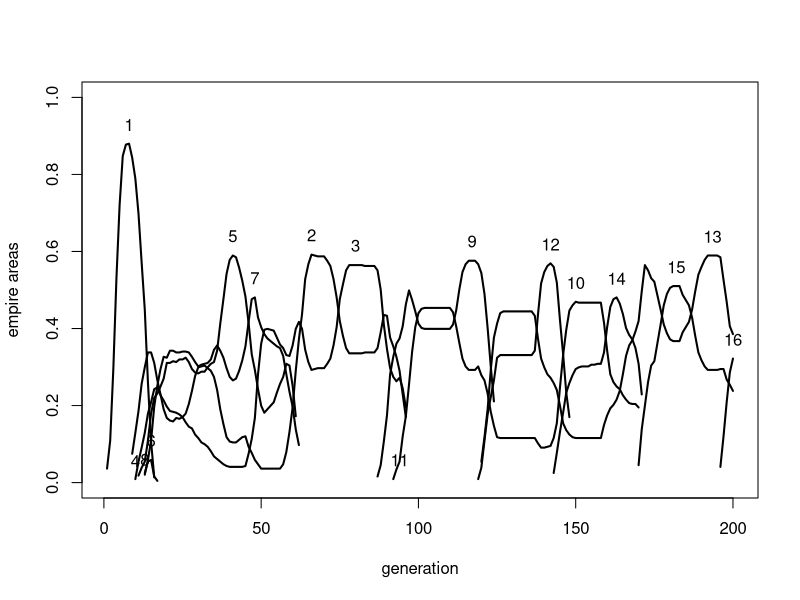
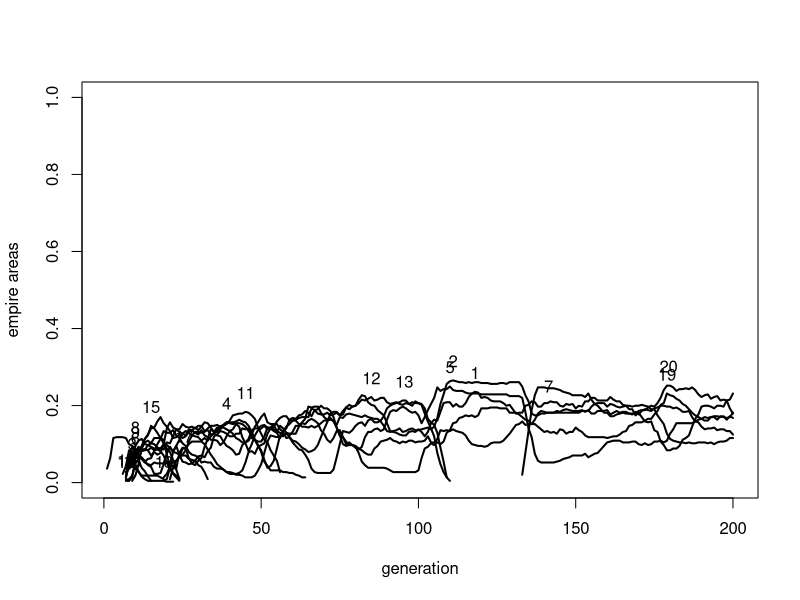
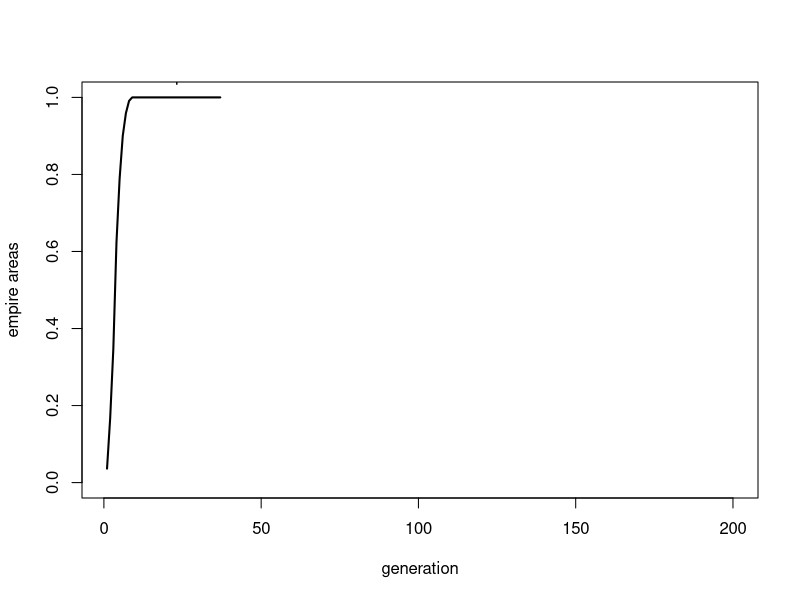
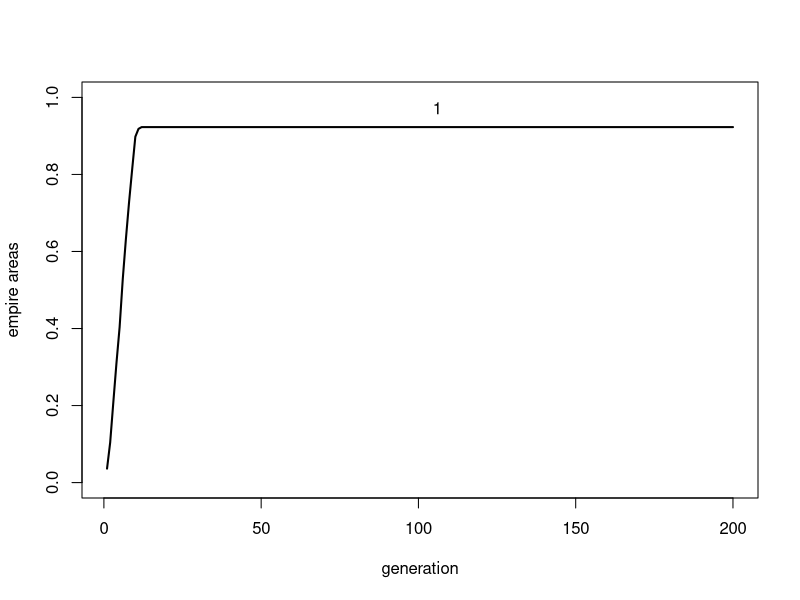
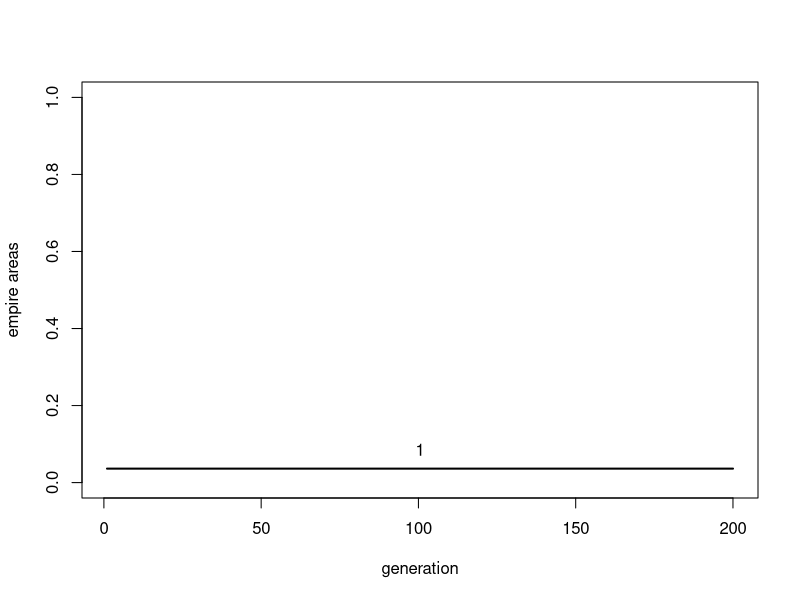

Recreate these plots in R, in order.
## ---- chunk 1

# N_side x N_side grid
N_side <- 10

# matrix for empire id, initially all 0 (no empire)
E <- matrix(0, nrow = N_side, ncol = N_side)

## ---- chunk 2

# create a starting 4x4-cell empire 1
row_E1 <- sample(3:(N_side-5), 1)
col_E1 <- sample(3:(N_side-5), 1)
E[row_E1:(row_E1+3),col_E1:(col_E1+3)] <- 1

E
  
## ---- chunk 3

# matrix for asabiya, S
S <- matrix(0.1, nrow = N_side, ncol = N_side)

S

## ---- chunk 4

# record area of empire 1 in output dataframe
output <- data.frame(generation = 1,
                     empire = 1,
                     area = sum(E == 1))

output
  
## ---- chunk 5

# store highest empire number, to subsequently create new empires
max_empire <- 1

## ---- chunk 6

# 1. Update asabiya (S)

# matrix of whether group has at least one dissimilar-empire neighbour
dissimilar_neighbour <- matrix(0, nrow = N_side, ncol = N_side)

# south: compare E with 1st row removed and duplicate 21st row (shifted up) vs regular E
dissimilar_neighbour <- dissimilar_neighbour + (rbind(E[-1,], E[N_side,]) != E)

# east: compare E with 1st col removed and duplicate 21st col (shifted left) vs regular E
dissimilar_neighbour <- dissimilar_neighbour + (cbind(E[,-1], E[,N_side]) != E)

# north: compare E with duplicate 1st row (shifted down) vs regular E
dissimilar_neighbour <- dissimilar_neighbour + (rbind(E[1,], E[-N_side,]) != E)

# west: compare E with duplicate 1st column (shifted right) vs regular E
dissimilar_neighbour <- dissimilar_neighbour + (cbind(E[,1], E[,-N_side]) != E)

dissimilar_neighbour

## ---- chunk 7

# remove the multiple borders, reduce to TRUE/FALSE
dissimilar_neighbour <- dissimilar_neighbour > 0

dissimilar_neighbour

## ---- chunk 8

r_0 <- 0.2
delta <- 0.1

# increase S of groups with dissimilar neighbours according to r_0
S[dissimilar_neighbour] <- S[dissimilar_neighbour] + 
  r_0 * S[dissimilar_neighbour] * (1 - S[dissimilar_neighbour])

# decrease S of groups without dissimilar neighbours according to delta
S[!dissimilar_neighbour] <- S[!dissimilar_neighbour] - 
  delta * S[!dissimilar_neighbour]

S

## ---- chunk 9

h <- 2  # rate of decline in power with distance from empire centre
delta_P <- 0.1  # threshold for difference in power between attacker and defender

# 2. Intergroup conflict

# each non-edge cell is chosen in random order to attack their NSEW neighbouring cells

# cells to enter conflicts, excluding edge cells (row/col 1 and 21) which do not attack
attacker <- as.vector(matrix(1:(N_side^2),N_side,N_side)[-c(1,N_side),-c(1,N_side)])

# randomise the order of attackers
attacker <- sample(attacker)

for (i in attacker) {
  
  # random order of NSEW neighbours to attack
  defender <- sample(c(i+1,i-1,i+N_side,i-N_side))
  
  # cycle thru neighbours
  for (j in defender) {
    
    # if defender j is a valid opponent
    # and attacker and defender are of different empires, or both are non-empires
    if (j %in% attacker & (E[j] != E[i] | (E[i] == 0 & E[j] == 0))) {
      
      # non-empire cells have area A=1, their own S, and d=0
      if (E[i] == 0) {
        
        A_att <- 1
        S_att <- S[i]
        d_att <- 0
        
      }
      
      if (E[j] == 0) {
        
        A_def <- 1
        S_def <- S[j]
        d_def <- 0
        
      }
      
      # empire cells have area A of their empire, mean S of their empire,
      #and d distance from centre of their empire
      if (E[i] > 0) {
        
        A_att <- sum(E == E[i])
        S_att <- mean(S[E == E[i]])
        
        col_centre <- mean(which(E == E[i], arr.ind = T)[,"col"])
        row_centre <- mean(which(E == E[i], arr.ind = T)[,"row"])
        Row <- (i-1) %% N_side + 1
        Col <- ceiling(i/N_side)
        d_att <- sqrt((Row - row_centre)^2 + (Col - col_centre)^2)
        
      }
      
      if (E[j] > 0) {
        
        A_def <- sum(E == E[j])
        S_def <- mean(S[E == E[j]])
        
        col_centre <- mean(which(E == E[j], arr.ind = T)[,"col"])
        row_centre <- mean(which(E == E[j], arr.ind = T)[,"row"])
        Row <- (j-1) %% N_side + 1
        Col <- ceiling(j/N_side)
        d_def <- sqrt((Row - row_centre)^2 + (Col - col_centre)^2)
        
      }
      
      # power of attacker and defender
      P_att <- A_att * S_att * exp(-d_att / h)
      P_def <- A_def * S_def * exp(-d_def / h)
      
      # if P_att - P_def is greater than delta_P, then attack is successful
      if (P_att - P_def > delta_P) {
        
        # if attacker is already part of an empire
        if (E[i] > 0) {
          
          # defender adopts empire of attacker
          E[j] <- E[i]
          
        # if attacker is a nonempire cell  
        } else {
          
          # attacker and defender become a new empire
          E[i] <- max_empire + 1
          E[j] <- max_empire + 1
          
          # update max_empire
          max_empire <- max_empire + 1
          
        }
        
        # all defenders adopt the average of their prior S and the attacker's S
        S[j] <- (S[j]+S[i])/2
        
      }
      
    }
    
  }
  
}

E

## ---- chunk 10

S_crit <- 0.003  # mean asabiya below which empires collapse

# 3. Imperial collapse

# if mean S of an empire is less than S_crit, empire collapses 

# list of empires (excluding zero/nonempires)
empires <- unique(as.vector(E[E>0]))

# if there are any empires left
if (length(empires) > 0) {
  
  # for each empire
  for (i in 1:length(empires)) {
    
    if (mean(S[E == empires[i]]) < S_crit) {
      
      # dissolve empire
      E[E == empires[i]] <- 0
      
    }
    
  }
  
}

E

## ---- chunk 11

# 4. Reset boundary cells

# boundary cells take empire number and S of nearest non-edge cell

# top left corner
E[1,1] <- E[2,2]
S[1,1] <- S[2,2]

# top right corner
E[1,N_side] <- E[2,N_side-1]
S[1,N_side] <- S[2,N_side-1]

# bottom left corner
E[N_side,1] <- E[N_side-1,2]
S[N_side,1] <- S[N_side-1,2]

# bottom right corner
E[N_side,N_side] <- E[N_side-1,N_side-1]
S[N_side,N_side] <- S[N_side-1,N_side-1]

# top row
E[1,2:(N_side-1)] <- E[2,2:(N_side-1)]
S[1,2:(N_side-1)] <- S[2,2:(N_side-1)]

# bottom row
E[N_side,2:(N_side-1)] <- E[(N_side-1),2:(N_side-1)]
S[N_side,2:(N_side-1)] <- S[(N_side-1),2:(N_side-1)]

# left column
E[2:(N_side-1),1] <- E[2:(N_side-1),2]
S[2:(N_side-1),1] <- S[2:(N_side-1),2]

# right column
E[2:(N_side-1),N_side] <- E[2:(N_side-1),(N_side-1)]
S[2:(N_side-1),N_side] <- S[2:(N_side-1),(N_side-1)]

E
   
## ---- chunk 12

t <- 2

# 5. Update output

# list of empires (excluding zero/nonempires)
empires <- unique(as.vector(E[E>0]))

# if there are any empires left
if (length(empires) > 0) {
  
  # get area of each empire
  A <- rep(NA,length(empires))
  for (i in 1:length(empires)) {
    A[i] <- sum(E == empires[i])
  }
  
  output_new <- data.frame(generation = rep(t, length(empires)),
                           empire = empires,
                           area = A)
  
} else {
  
  # if no empires left, set to NA
  output_new <- data.frame(generation = t,
                           empire = NA,
                           area = NA)
  
}

# add output_new to end of output
output <- rbind(output, output_new)

output

## ---- chunk 13

EmpireDynamics <- function(r_0 = 0.2, 
                           delta = 0.1,
                           h = 2,
                           delta_P = 0.1,
                           S_crit = 0.003,
                           N_side = 21,
                           t_max = 200) {
  
  # matrix for empire id, initially all 0 (no empire)
  E <- matrix(0, nrow = N_side, ncol = N_side)
  
  # create a starting 4x4-cell empire 1
  row_E1 <- sample(2:(N_side-4), 1)
  col_E1 <- sample(2:(N_side-4), 1)
  E[row_E1:(row_E1+3),col_E1:(col_E1+3)] <- 1
  
  # matrix for asabiya, S
  S <- matrix(0.1, nrow = N_side, ncol = N_side)
  
  # record area of empire 1 in output dataframe
  output <- data.frame(generation = 1,
                       empire = 1,
                       area = sum(E == 1))
  
  # store highest empire number, to subsequently create new empires
  max_empire <- 1
  
  for (t in 2:t_max) {
    
    # 1. Update asabiya (S)
    
    # matrix of whether group has at least one dissimilar-empire neighbour
    dissimilar_neighbour <- matrix(0, nrow = N_side, ncol = N_side)
    
    # south: compare E with 1st row removed and duplicate 21st row (shifted up) vs regular E
    dissimilar_neighbour <- dissimilar_neighbour + (rbind(E[-1,], E[N_side,]) != E)
    
    # east: compare E with 1st col removed and duplicate 21st col (shifted left) vs regular E
    dissimilar_neighbour <- dissimilar_neighbour + (cbind(E[,-1], E[,N_side]) != E)
    
    # north: compare E with duplicate 1st row (shifted down) vs regular E
    dissimilar_neighbour <- dissimilar_neighbour + (rbind(E[1,], E[-N_side,]) != E)
    
    # west: compare E with duplicate 1st column (shifted right) vs regular E
    dissimilar_neighbour <- dissimilar_neighbour + (cbind(E[,1], E[,-N_side]) != E)
    
    # remove the multiple borders, reduce to TRUE/FALSE
    dissimilar_neighbour <- dissimilar_neighbour > 0
    
    # increase S of groups with dissimilar neighbours according to r_0
    S[dissimilar_neighbour] <- S[dissimilar_neighbour] + 
      r_0 * S[dissimilar_neighbour] * (1 - S[dissimilar_neighbour])
    
    # decrease S of groups without dissimilar neighbours according to delta
    S[!dissimilar_neighbour] <- S[!dissimilar_neighbour] - 
      delta * S[!dissimilar_neighbour]
    
    
    # 2. Intergroup conflict
    
    # each non-edge cell is chosen in random order to attack their NSEW neighbouring cells
    
    # cells to enter conflicts, excluding edge cells (row/col 1 and 21) which do not attack
    attacker <- as.vector(matrix(1:(N_side^2),N_side,N_side)[-c(1,N_side),-c(1,N_side)])
    
    # randomise the order of attackers
    attacker <- sample(attacker)
    
    for (i in attacker) {
      
      # random order of NSEW neighbours to attack
      defender <- sample(c(i+1,i-1,i+N_side,i-N_side))
      
      # cycle thru neighbours
      for (j in defender) {
        
        # if defender j is a valid opponent
        # and attacker and defender are of different empires, or both are non-empires
        if (j %in% attacker & (E[j] != E[i] | (E[i] == 0 & E[j] == 0))) {
          
          # non-empire cells have area A=1, their own S, and d=0
          if (E[i] == 0) {
            
            A_att <- 1
            S_att <- S[i]
            d_att <- 0
            
          }
          
          if (E[j] == 0) {
            
            A_def <- 1
            S_def <- S[j]
            d_def <- 0
            
          }
          
          # empire cells have area A of their empire, mean S of their empire,
          #and d distance from centre of their empire
          if (E[i] > 0) {
            
            A_att <- sum(E == E[i])
            S_att <- mean(S[E == E[i]])
            
            col_centre <- mean(which(E == E[i], arr.ind = T)[,"col"])
            row_centre <- mean(which(E == E[i], arr.ind = T)[,"row"])
            Row <- (i-1) %% N_side + 1
            Col <- ceiling(i/N_side)
            d_att <- sqrt((Row - row_centre)^2 + (Col - col_centre)^2)
            
          }
          
          if (E[j] > 0) {
            
            A_def <- sum(E == E[j])
            S_def <- mean(S[E == E[j]])
            
            col_centre <- mean(which(E == E[j], arr.ind = T)[,"col"])
            row_centre <- mean(which(E == E[j], arr.ind = T)[,"row"])
            Row <- (j-1) %% N_side + 1
            Col <- ceiling(j/N_side)
            d_def <- sqrt((Row - row_centre)^2 + (Col - col_centre)^2)
            
          }
          
          # power of attacker and defender
          P_att <- A_att * S_att * exp(-d_att / h)
          P_def <- A_def * S_def * exp(-d_def / h)
          
          # if P_att - P_def is greater than delta_P, then attack is successful
          if (P_att - P_def > delta_P) {
            
            # if attacker is already part of an empire
            if (E[i] > 0) {
              
              # defender adopts empire of attacker
              E[j] <- E[i]
              
            # if attacker is a nonempire cell  
            } else {
              
              # attacker and defender become a new empire
              E[i] <- max_empire + 1
              E[j] <- max_empire + 1
              
              # update max_empire
              max_empire <- max_empire + 1
              
            }
            
            # all defenders adopt the average of their prior S and the attacker's S
            S[j] <- (S[j]+S[i])/2
            
          }
          
        }
        
      }
      
    }
    
    # 3. Imperial collapse
    
    # if mean S of an empire is less than S_crit, empire collapses 
    
    # list of empires (excluding zero/nonempires)
    empires <- unique(as.vector(E[E>0]))
    
    # if there are any empires left
    if (length(empires) > 0) {
      
      # for each empire
      for (i in 1:length(empires)) {
        
        if (mean(S[E == empires[i]]) < S_crit) {
          
          # dissolve empire
          E[E == empires[i]] <- 0
          
        }
        
      }
      
    }
    
    
    # 4. Reset boundary cells
    
    # boundary cells take empire number and S of nearest non-edge cell
    
    # top left corner
    E[1,1] <- E[2,2]
    S[1,1] <- S[2,2]
    
    # top right corner
    E[1,N_side] <- E[2,N_side-1]
    S[1,N_side] <- S[2,N_side-1]
    
    # bottom left corner
    E[N_side,1] <- E[N_side-1,2]
    S[N_side,1] <- S[N_side-1,2]
    
    # bottom right corner
    E[N_side,N_side] <- E[N_side-1,N_side-1]
    S[N_side,N_side] <- S[N_side-1,N_side-1]
    
    # top row
    E[1,2:(N_side-1)] <- E[2,2:(N_side-1)]
    S[1,2:(N_side-1)] <- S[2,2:(N_side-1)]
    
    # bottom row
    E[N_side,2:(N_side-1)] <- E[(N_side-1),2:(N_side-1)]
    S[N_side,2:(N_side-1)] <- S[(N_side-1),2:(N_side-1)]
    
    # left column
    E[2:(N_side-1),1] <- E[2:(N_side-1),2]
    S[2:(N_side-1),1] <- S[2:(N_side-1),2]
    
    # right column
    E[2:(N_side-1),N_side] <- E[2:(N_side-1),(N_side-1)]
    S[2:(N_side-1),N_side] <- S[2:(N_side-1),(N_side-1)]
    
    # 5. Update output
    
    # list of empires (excluding zero/nonempires)
    empires <- unique(as.vector(E[E>0]))
    
    # if there are any empires left
    if (length(empires) > 0) {
      
      # get area of each empire
      A <- rep(NA,length(empires))
      for (i in 1:length(empires)) {
        A[i] <- sum(E == empires[i])
      }
      
      output_new <- data.frame(generation = rep(t, length(empires)),
                               empire = empires,
                               area = A)
      
    } else {
      
      # if no empires left, set to NA
      output_new <- data.frame(generation = t,
                               empire = NA,
                               area = NA)
      
    }
    
    # add output_new to end of output
    output <- rbind(output, output_new)
    
  }
  
  # export output and the final generation empire matrix
  list(output = output, E = E)
  
}

## ---- chunk 14

data_model12 <- EmpireDynamics()

head(data_model12$output)

data_model12$E

## ---- chunk 15

AreaPlot <- function(output, N_side = 21) {
  
  plot(x = 1:max(output$generation), 
       type = "n", 
       ylim = c(0,1),
       ylab = "empire areas",
       xlab = "generation")
  
  # remove NAs, otherwise things go wrong
  output <- na.omit(output)
  
  empires <- unique(output$empire)
  
  for (i in empires) {
    
    output_i <- output[output$empire == i,]
    
    # draw lines
    lines(x = output_i$generation,
          y = output_i$area/N_side^2,
          lwd = 2)
    
    # add numbered labels
    
    # generation at which empire i is at maximum area
    x_coord <- mean(output_i$generation[output_i$area == max(output_i$area)])
    
    # maximum area of empire i
    y_coord <- max(output_i$area/N_side^2)[1]
    
    text(x_coord, y_coord + 0.05, i)
    
  }
  
}

AreaPlot(data_model12$output)

## ---- chunk 16

data_model12 <- EmpireDynamics(h = 1)
AreaPlot(data_model12$output)

## ---- chunk 17

data_model12 <- EmpireDynamics(h = 3)
AreaPlot(data_model12$output)

## ---- chunk 18

data_model12 <- EmpireDynamics(delta = 0, r_0 = 0)
AreaPlot(data_model12$output)

## ---- chunk 19

data_model12 <- EmpireDynamics(delta_P = 10000)
AreaPlot(data_model12$output)

